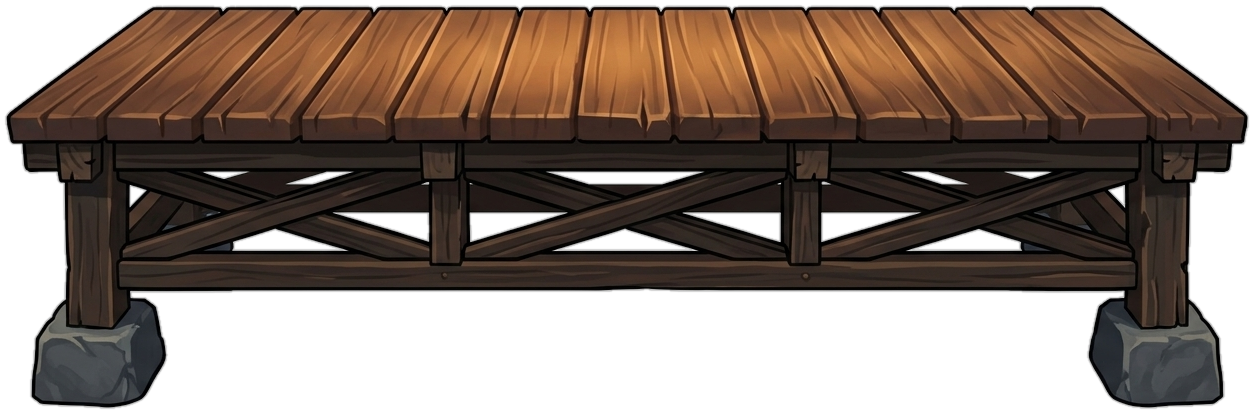
#> input picture assets/map/cutouts/wooden_boardwalk_platform.png, 1254 x 414 px, found by its file name
$ python apply_feedback_improvements.py
#> lines starting #> are read from the running program, lines starting #| are printed output that depends on the picture
import os
import base64
import numpy as np
from PIL import Image, ImageDraw, ImageFilter

artifact_dir = r"C:\Users\User\.gemini\antigravity\brain\8d1fe0d7-a367-49a2-ba0b-1e27387c2271"

# -------------------------------------------------------------------------
# 1. CREATE DEDICATED MID-AIR SUSPENSION PLATFORM (BRACKETS / HANGING BEAMS)
# -------------------------------------------------------------------------
# Load original boardwalk cutout
boardwalk_orig = Image.open('assets/map/cutouts/wooden_boardwalk_platform.png').convert('RGBA')
#> boardwalk_orig is the input picture: PIL image 1254x414 RGBA; mean R, G, B, A 52.5, 37.1, 27.4, 165.8

# Crop just the top wood planks and horizontal truss beam (without bottom stone feet)
# boardwalk_clean size: (1254, 414). Stone feet are in the bottom ~120px.
# We crop the top plank deck and upper timber frame: (0, 0, 1254, 270)
deck = boardwalk_orig.crop((0, 0, 1254, 270))

# Create a clean mid-air platform with wooden angle brackets under the corners
mid_air_platform = Image.new('RGBA', (1254, 300), (0, 0, 0, 0))
#> mid_air_platform: PIL image 1254x300 RGBA; every value is 0
mid_air_platform.paste(deck, (0, 0), deck)
draw_p = ImageDraw.Draw(mid_air_platform)

# Add heavy wooden support brackets angled back into wall/air underneath
# Left bracket
draw_p.polygon([(80, 240), (120, 240), (170, 290), (140, 290)], fill=(38, 20, 11, 255))
# Right bracket
draw_p.polygon([(1174, 240), (1134, 240), (1084, 290), (1114, 290)], fill=(38, 20, 11, 255))
# Center bracket
draw_p.polygon([(610, 240), (644, 240), (664, 290), (630, 290)], fill=(38, 20, 11, 255))

mid_air_platform.save('assets/map/cutouts/wooden_midair_platform.png')
print("Saved assets/map/cutouts/wooden_midair_platform.png (no floating stilt feet)")

# -------------------------------------------------------------------------
# 2. CREATE LAYER 2 (MID): DISTANT MOUNTAINS + MASSIVE DISTANT PAGODA (40% OPACITY + FOG)
# -------------------------------------------------------------------------
# Canvas: 720 x 800
W, H = 720, 800
layer2 = Image.new('RGBA', (W, H), (0, 0, 0, 0))
#> layer2: PIL image 720x800 RGBA; every value is 0

# Distant mountain ridge (dark misty indigo, 40% effective opacity: alpha ~100)
mtn_arr = np.zeros((H, W, 4), dtype=np.uint8)
x_vals = np.linspace(0, 4 * np.pi, W)
h_back = 240 + 75 * np.sin(x_vals * 0.9) + 35 * np.sin(x_vals * 2.3)

for x in range(W):
    top_y = int(h_back[x])
    for y in range(top_y, H):
        fade = 1.0
        if y > 520:
            fade = max(0.0, 1.0 - (y - 520) / 240.0)
        mtn_arr[y, x, 0] = 30
        mtn_arr[y, x, 1] = 42
        mtn_arr[y, x, 2] = 68
        # User requirement: Lower opacity to 40% (alpha ~ 102)
        mtn_arr[y, x, 3] = int(102 * fade)

layer2_mtn = Image.fromarray(mtn_arr, mode='RGBA').filter(ImageFilter.GaussianBlur(1.0))
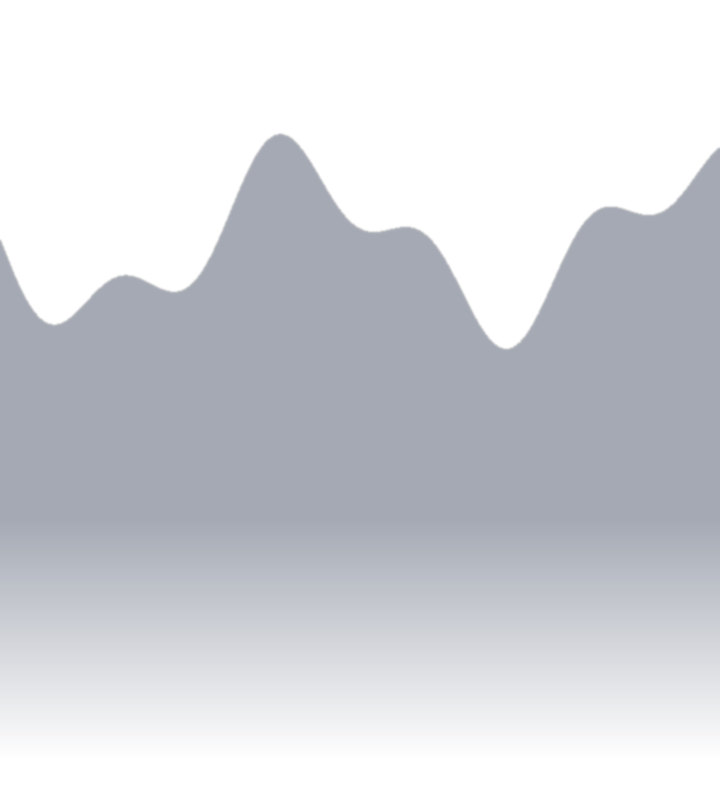
#> layer2_mtn: PIL image 720x800 RGBA; mean R, G, B, A 20.8, 29.1, 47.1, 50.1; transparent parts drawn white
layer2 = Image.alpha_composite(layer2, layer2_mtn)

# Now add a massive distant pagoda silhouette in Layer 2 (scaled down for proper perspective distance)
pagoda_orig = Image.open('assets/map/cutouts/pagoda_shrine.png').convert('RGBA')
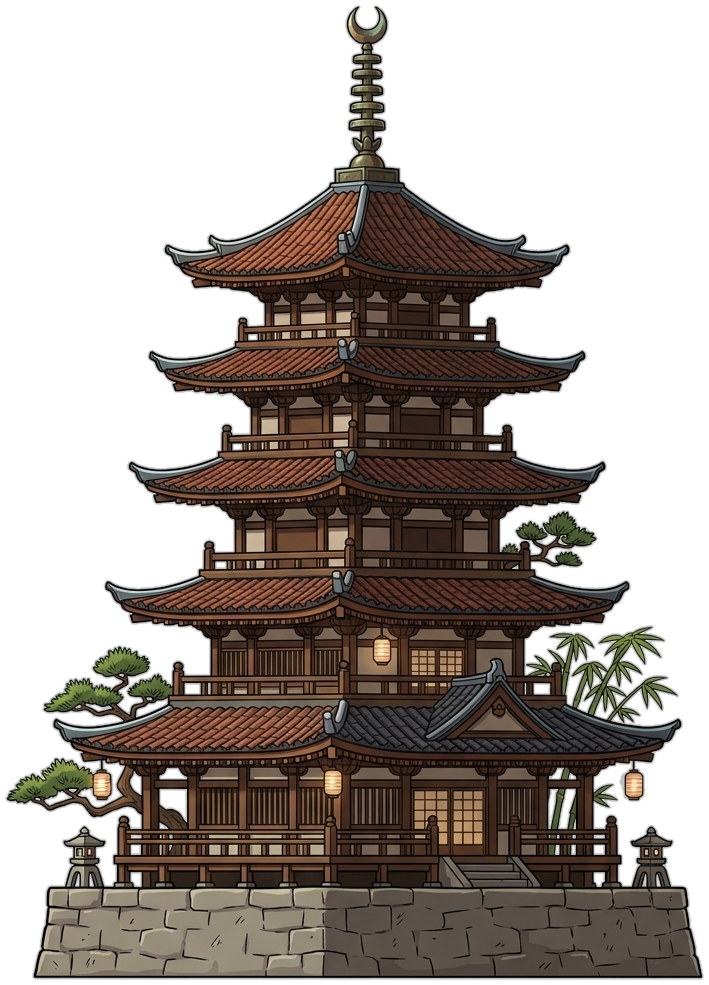
#> input picture assets/map/cutouts/pagoda_shrine.png, 709 x 985 px, found by its file name
#> pagoda_orig is the input picture: PIL image 709x985 RGBA; mean R, G, B, A 39.7, 31.9, 26.5, 125.1
# Scale pagoda to distant perspective size: ~180px tall
pagoda_aspect = pagoda_orig.width / pagoda_orig.height
#> pagoda_aspect = 0.72
p_dist_h = 240
p_dist_w = int(p_dist_h * pagoda_aspect)
#> p_dist_w = 172
pagoda_dist = pagoda_orig.resize((p_dist_w, p_dist_h), Image.Resampling.LANCZOS)

# Adjust pagoda to 40% opacity with atmospheric bluish night haze
p_arr = np.array(pagoda_dist, dtype=float)
# Blend pagoda color towards sky fog (#1E293B)
p_arr[:, :, 0] = p_arr[:, :, 0] * 0.4 + 30 * 0.6
p_arr[:, :, 1] = p_arr[:, :, 1] * 0.4 + 45 * 0.6
p_arr[:, :, 2] = p_arr[:, :, 2] * 0.4 + 75 * 0.6
p_arr[:, :, 3] = p_arr[:, :, 3] * 0.40 # 40% opacity
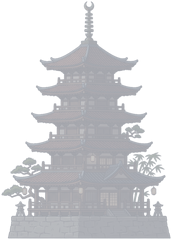
#> p_arr: shape (240, 172, 4) float64; mean R, G, B, A 34.9, 40.8, 56.6, 50; transparent parts drawn white

pagoda_hazed = Image.fromarray(p_arr.astype(np.uint8), mode='RGBA')
# Paste onto mountain ridge in Layer 2
layer2.paste(pagoda_hazed, (160, 220), pagoda_hazed)
layer2.save('assets/images/backgrounds/deep_background.png')
print("Saved Layer 2 (40% opacity distant mountains + massive distant pagoda)")

# -------------------------------------------------------------------------
# 3. CREATE LAYER 1 (NEAR): BAMBOO TREES AT 70% OPACITY (BEHIND PLATFORMS)
# -------------------------------------------------------------------------
bamboo_orig = Image.open('assets/map/cutouts/bamboo_cluster.png').convert('RGBA')
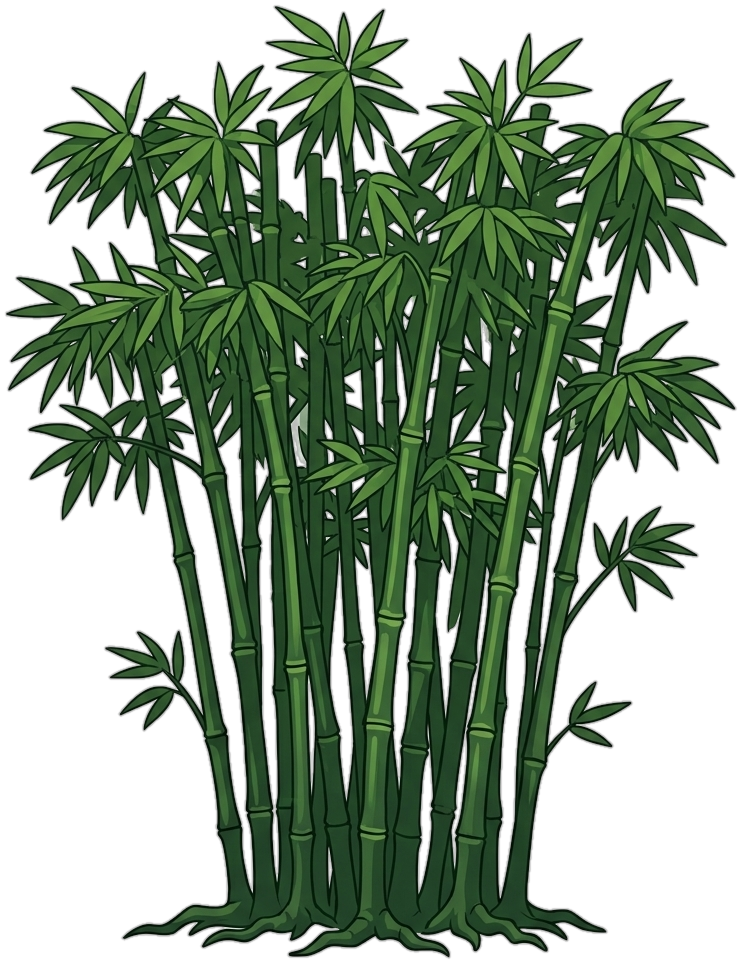
#> input picture assets/map/cutouts/bamboo_cluster.png, 742 x 964 px, found by its file name
#> bamboo_orig is the input picture: PIL image 742x964 RGBA; mean R, G, B, A 27.2, 43.9, 25, 132.6
b_w, b_h = 720, 600
layer1 = Image.new('RGBA', (b_w, b_h), (0, 0, 0, 0))
#> layer1: PIL image 720x600 RGBA; every value is 0

# Paste repeating bamboo silhouettes at 70% opacity
# Resize bamboo clusters
b_aspect = bamboo_orig.width / bamboo_orig.height
#> b_aspect = 0.77
b_scaled_h = 280
b_scaled_w = int(b_scaled_h * b_aspect)
#> b_scaled_w = 215
b_scaled = bamboo_orig.resize((b_scaled_w, b_scaled_h), Image.Resampling.LANCZOS)

b_arr = np.array(b_scaled, dtype=float)
# Dark nocturnal green-blue hue
b_arr[:, :, 0] = b_arr[:, :, 0] * 0.5 + 15 * 0.5
b_arr[:, :, 1] = b_arr[:, :, 1] * 0.6 + 35 * 0.4
b_arr[:, :, 2] = b_arr[:, :, 2] * 0.6 + 50 * 0.4
# User requirement: 70% opacity
b_arr[:, :, 3] = b_arr[:, :, 3] * 0.70
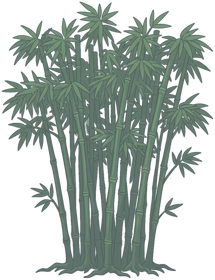
#> b_arr: shape (280, 215, 4) float64; mean R, G, B, A 24.1, 44.2, 38.7, 92.6; transparent parts drawn white

b_hazed = Image.fromarray(b_arr.astype(np.uint8), mode='RGBA')

# Tile across Layer 1
for x_off in [10, 180, 360, 530]:
    layer1.paste(b_hazed, (x_off, 220), b_hazed)

# Also paste the red Torii gate in Layer 1 (BEHIND platforms, 75% opacity, landmark in midground)
torii_orig = Image.open('assets/map/cutouts/torii_gate.png').convert('RGBA')
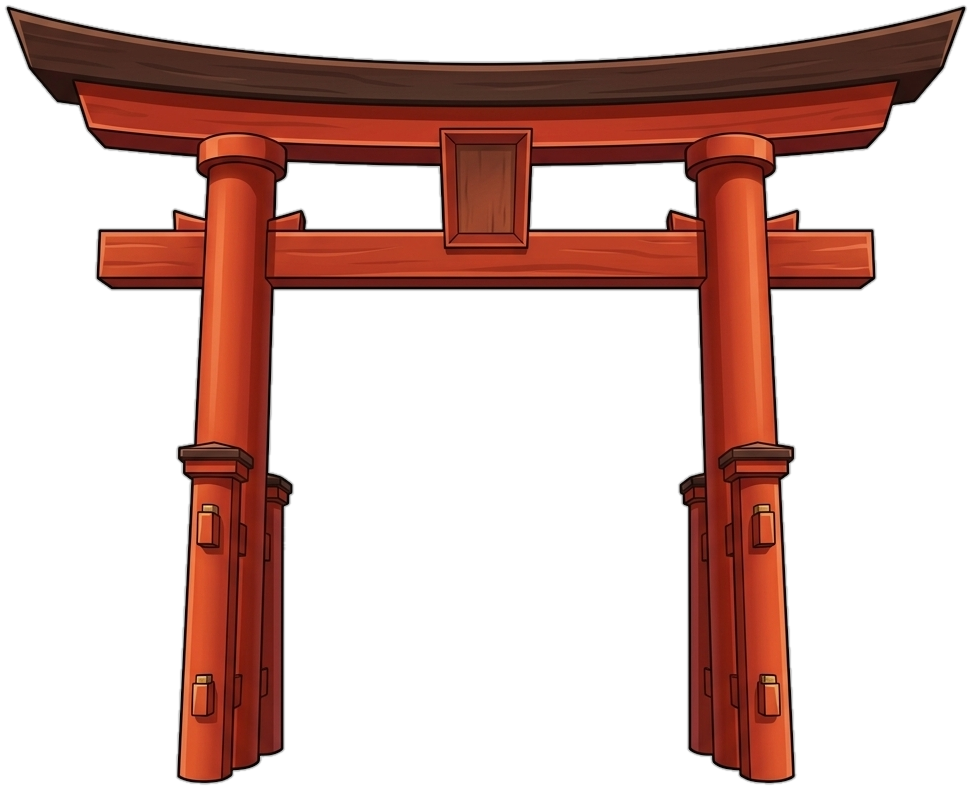
#> input picture assets/map/cutouts/torii_gate.png, 972 x 790 px, found by its file name
#> torii_orig is the input picture: PIL image 972x790 RGBA; mean R, G, B, A 44.3, 17, 11.8, 83.9
t_h = 170
t_w = int(t_h * (torii_orig.width / torii_orig.height))
#> t_w = 209
torii_bg = torii_orig.resize((t_w, t_h), Image.Resampling.LANCZOS)
t_arr = np.array(torii_bg, dtype=float)
t_arr[:, :, 3] = t_arr[:, :, 3] * 0.75 # Soft atmospheric depth
torii_hazed = Image.fromarray(t_arr.astype(np.uint8), mode='RGBA')
layer1.paste(torii_hazed, (330, 240), torii_hazed)
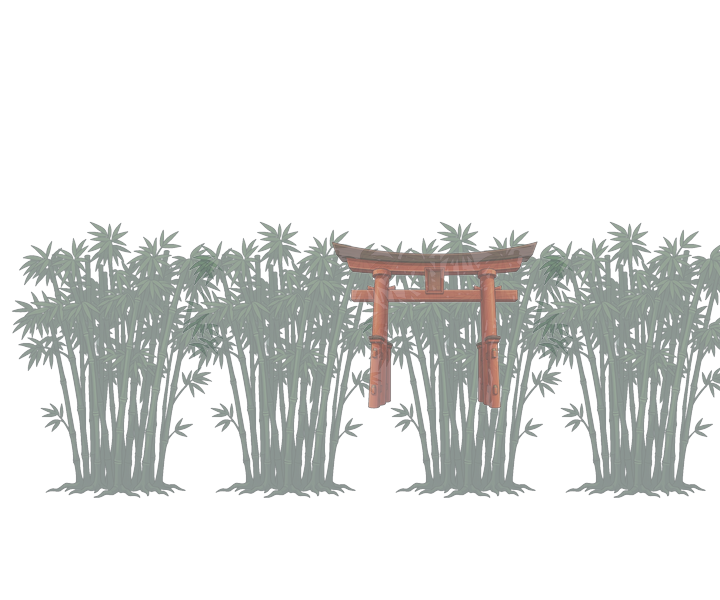
#> layer1: PIL image 720x600 RGBA; mean R, G, B, A 8.5, 12.4, 9.2, 35.5; transparent parts drawn white

layer1.save('assets/images/backgrounds/mid_background.png')
print("Saved Layer 1 (70% opacity bamboo + background Torii landmark)")

print("Background layers separated and calibrated.")
